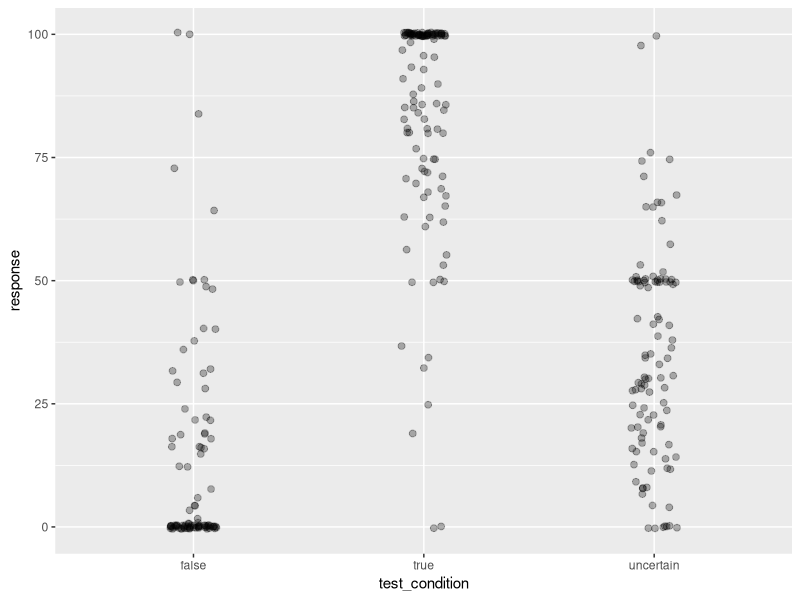
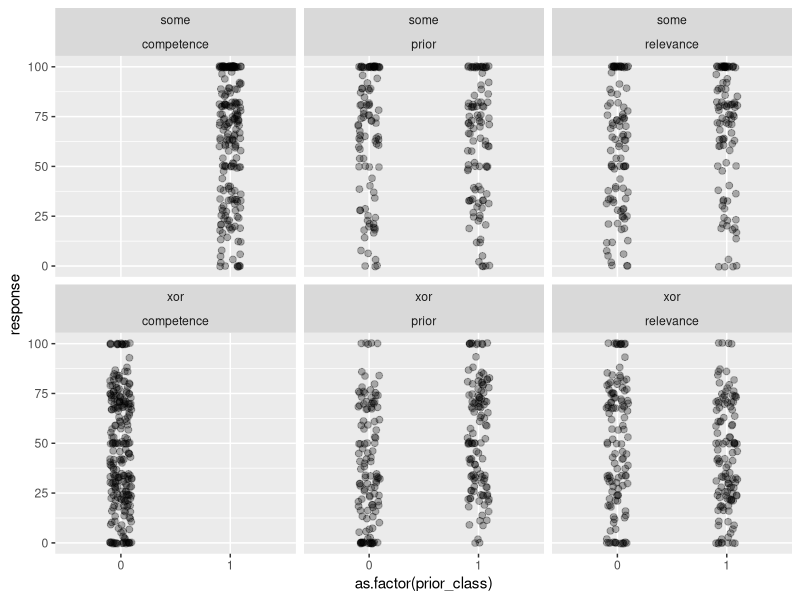
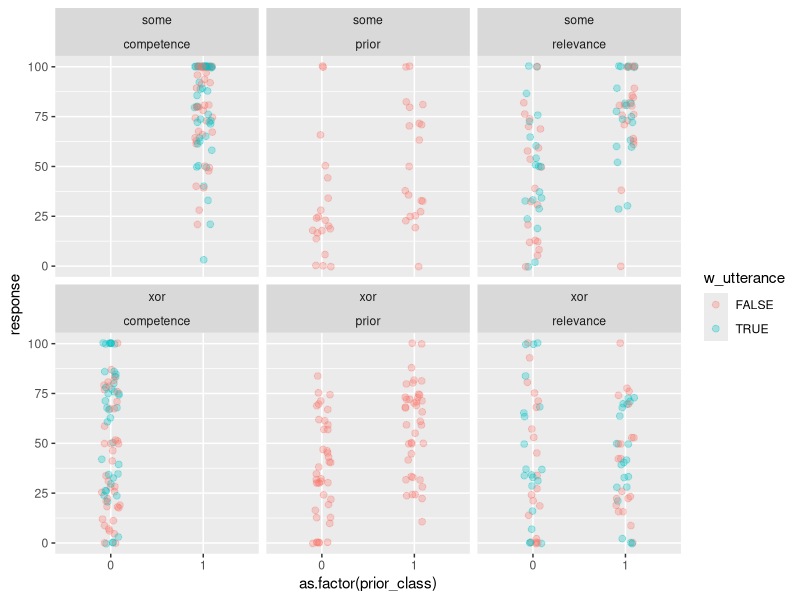

Write R code to recreate these figures, in order.
## ---- chunk 1
library(tidyverse)
## ---- chunk 2
knitr::opts_chunk$set(echo = TRUE)
## ---- chunk 3
#d_raw <- read_csv("~/Documents/Research/XOR/results_58_xor-some-Prolific-pilot1_N10.csv")
# remove IDs
#d_raw %>% select(-prolific_id) %>% write_csv("../data/pilots/results_58_xor-some-Prolific-pilot1_N10.csv") 
## ---- chunk 4
d <- read_csv("../data/pilots/results_58_xor-some-Prolific-pilot1_N10.csv")
## ---- chunk 5
d %>% distinct(comments)
## ---- chunk 6
d %>% distinct(languages)
# exclude non-natives if necessary
d_native <- d

d_native %>% pull(age) %>% mean(., na.rm = T) 
d_native %>% count(gender) %>% mutate(n = n/88)
## ---- chunk 7
# check xor/some vs. trial type
d_native %>% count(main_type, condition) 
# check xor/some vs. experimental condition
d_native %>% count(main_type, exp_condition)
# count items used
d_native %>% count(title)
## ---- chunk 8
d_native %>% group_by(submission_id) %>% count(response)
d_main <- d_native %>% filter(trial_name != "example")
d_exmpl <- d_native %>% filter(trial_name == "example")
d_critical <- d_main %>% filter(condition == "critical")

# get overall mean ratings / subject
d_native %>% group_by(submission_id) %>% summarise(mean_rating = mean(response)) %>% arrange(mean_rating)
## ---- chunk 9
d_test <- d_main %>% rowwise() %>% filter(condition == "test") %>% 
  mutate(test_condition = substr(test_question, 6, 9),
         test_condition = ifelse(test_condition == "fals", "false", 
                                 ifelse(test_condition == "unce", "uncertain",
                                        test_condition)))

d_test %>% 
  ggplot(., aes(x = test_condition, y = response)) +
  geom_point(size = 2, alpha = 0.3, position = position_jitter(width = 0.1))
# add mean / CI
## ---- chunk 10
d_critical <- d_critical %>% 
  pivot_longer(c(competence, relevance, prior), 
               names_to = "class_condition", 
               values_to = "prior_class")
d_critical %>% 
  filter(block != "xor" & block != "some") %>%
  ggplot(., aes(x = as.factor(prior_class), y = response)) +
  geom_point(size = 2, alpha = 0.3, position = position_jitter(width = 0.1)) +
    facet_wrap(main_type~class_condition)
## ---- chunk 11
# add info to already record this
d_critical <- d_critical %>% 
  mutate(w_utterance = ifelse(is.na(critical_question), F, T),
         block = ifelse(block == "comp", "competence", 
                        ifelse(block == "rel", "relevance", ifelse(block == "pri", "prior", block) )))

d_critical %>% 
  filter(block != "xor" & block != "some") %>%
  filter(block == class_condition) %>%
  ggplot(., aes(x = as.factor(prior_class), y = response, color = w_utterance)) +
  geom_point(size = 2, alpha = 0.3, position = position_jitter(width = 0.1)) +
    facet_wrap(main_type~class_condition) # get ratings from the respective trials only 
# use block for getting the actual correct ratings, but class_condition for subsetting the prior classification fo the respective predictor 

# # some condition was wrongly recorded as pri
# d_critical %>% 
#      filter(block != "xor" & block != "some") %>%
#      filter(block == class_condition) %>% filter(block == "prior" & w_utterance == T) %>%
#   View()
 
d_critical %>% 
  filter(block != "xor" & block != "some") %>%
  filter(block == class_condition) %>%
  group_by(main_type, class_condition, w_utterance, prior_class) %>% 
  summarize(mean_response = mean(response))
